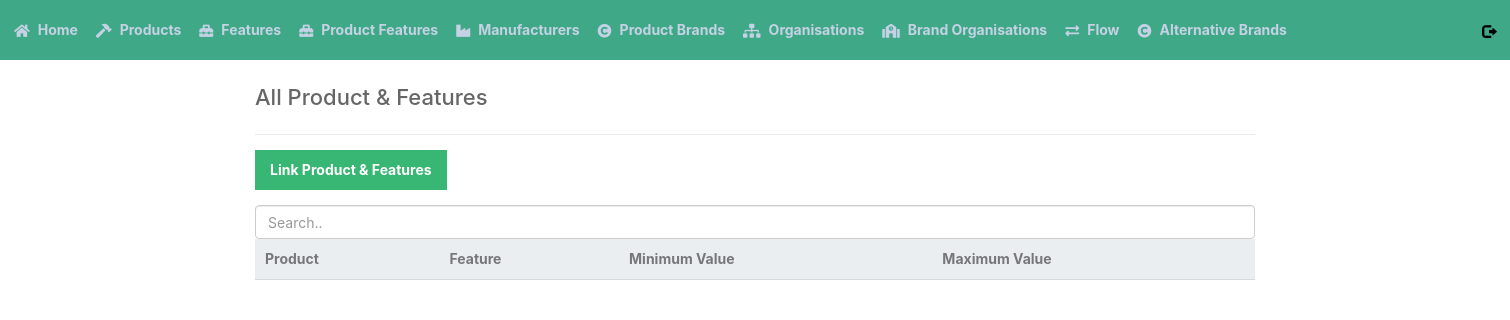
The app's page /read_product_features.php, older data.
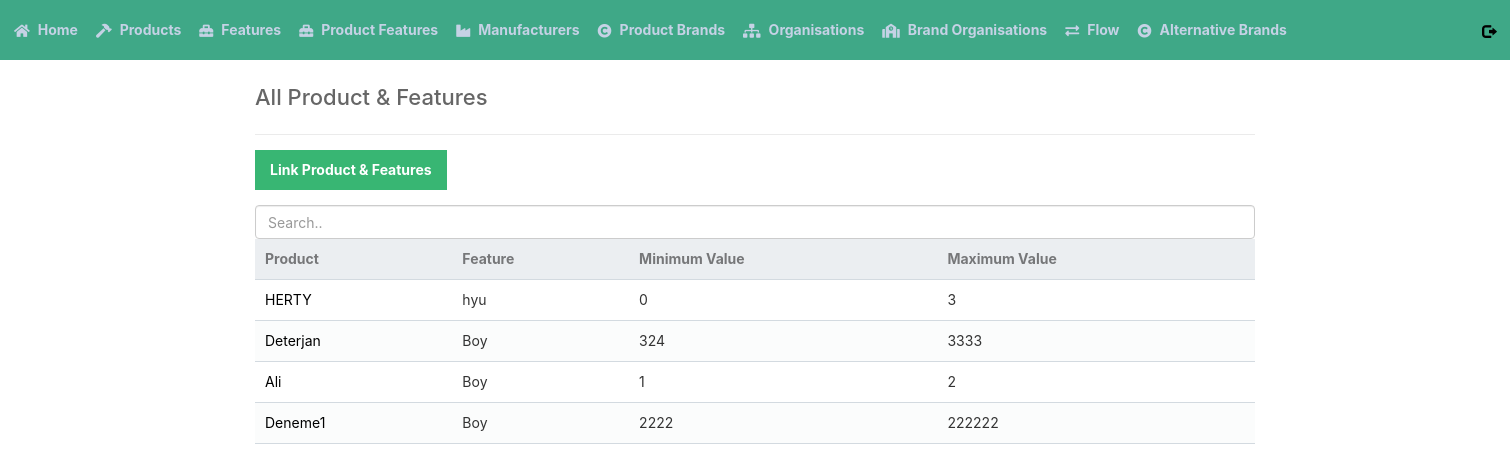
The same page, newer data.
### tables this page shows
CREATE TABLE `product_features` (
  `M_SYSCODE` int(11) NOT NULL,
  `FEATURE_ID` int(11) NOT NULL,
  `MINVAL` float DEFAULT NULL,
  `MAXVAL` float DEFAULT NULL
);

CREATE TABLE `product` (
  `M_SYSCODE` int(11) NOT NULL,
  `M_CODE` varchar(15) NOT NULL,
  `M_NAME` varchar(30) NOT NULL,
  `M_SHORTNAME` varchar(10) DEFAULT NULL,
  `M_PARENTCODE` varchar(15) NOT NULL,
  `M_ABSTRACT` tinyint(1) NOT NULL,
  `M_CATEGORY` varchar(12) NOT NULL,
  `IS_ACTIVE` tinyint(1) NOT NULL DEFAULT 1
);

CREATE TABLE `features` (
  `FEATURE_ID` int(11) NOT NULL,
  `FEATURE_NAME` varchar(200) NOT NULL
);

### read_product_features.php (the view, shortened to what this page needs)
<?php
include 'functions.php';
$pdo = pdo_connect_mysql();
$stmt = $pdo->prepare('SELECT * FROM PRODUCT_FEATURES ORDER BY M_SYSCODE');
$stmt->execute();
$product_features = $stmt->fetchAll(PDO::FETCH_ASSOC);
?>
<?= template_header('Read') ?>
<div class="content read">
	<h2>All Product & Features</h2>
	<a href="create_product_features.php" class="add-product">Link Product & Features</a>
	<input class="form-control" id="myInput" type="text" placeholder="Search..">
	<table>
        <thead>
            <tr>
                <td>Product</td>
                <td>Feature</td>
                <td>Minimum Value</td>
                <td>Maximum Value</td>
            </tr>
        </thead>
        <tbody id="myTable">
            <?php foreach ($product_features as $element): ?>
            <tr>
                <?php  $stmt = $pdo->prepare('SELECT M_NAME FROM PRODUCT WHERE M_SYSCODE=?');       ?>
                <?php  $stmt->execute([$element['M_SYSCODE']]);      ?>
                <?php  $productName = $stmt->fetch();                  ?>
                <?php  $stmt = $pdo->prepare('SELECT FEATURE_NAME FROM FEATURES WHERE FEATURE_ID=?');   ?>
                <?php  $stmt->execute([$element['FEATURE_ID']]);                                   ?>
                <?php  $featureName=$stmt->fetch();           ?>
                <td><?= $productName['M_NAME'] ?></td>
                <td><?= $featureName['FEATURE_NAME'] ?></td>
                <td><?= $element['MINVAL'] ?></td>
                <td><?= $element['MAXVAL'] ?></td>
            </tr>
            <?php endforeach; ?>
        </tbody>
    </table>
</div>
<?= template_footer()
?>

Row changes from the older to the newer data that the page shows:
added product_features: M_SYSCODE.M_NAME "HERTY", FEATURE_ID.FEATURE_NAME "hyu", MINVAL "0", MAXVAL "3"
added product_features: M_SYSCODE.M_NAME "Deterjan", FEATURE_ID.FEATURE_NAME "Boy", MINVAL "324", MAXVAL "3333"
added product_features: M_SYSCODE.M_NAME "Ali", FEATURE_ID.FEATURE_NAME "Boy", MINVAL "1", MAXVAL "2"
added product_features: M_SYSCODE.M_NAME "Deneme1", FEATURE_ID.FEATURE_NAME "Boy", MINVAL "2222", MAXVAL "222222"
